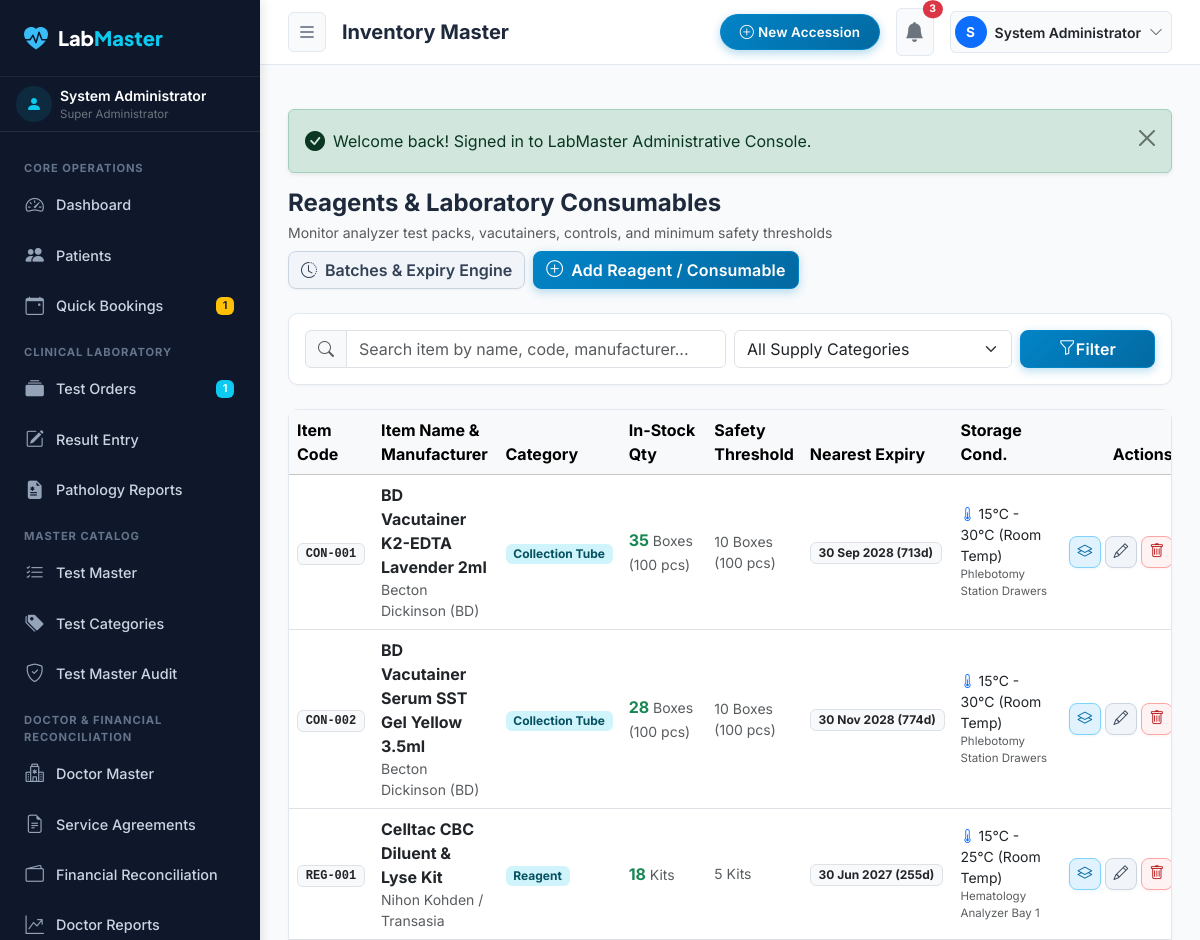
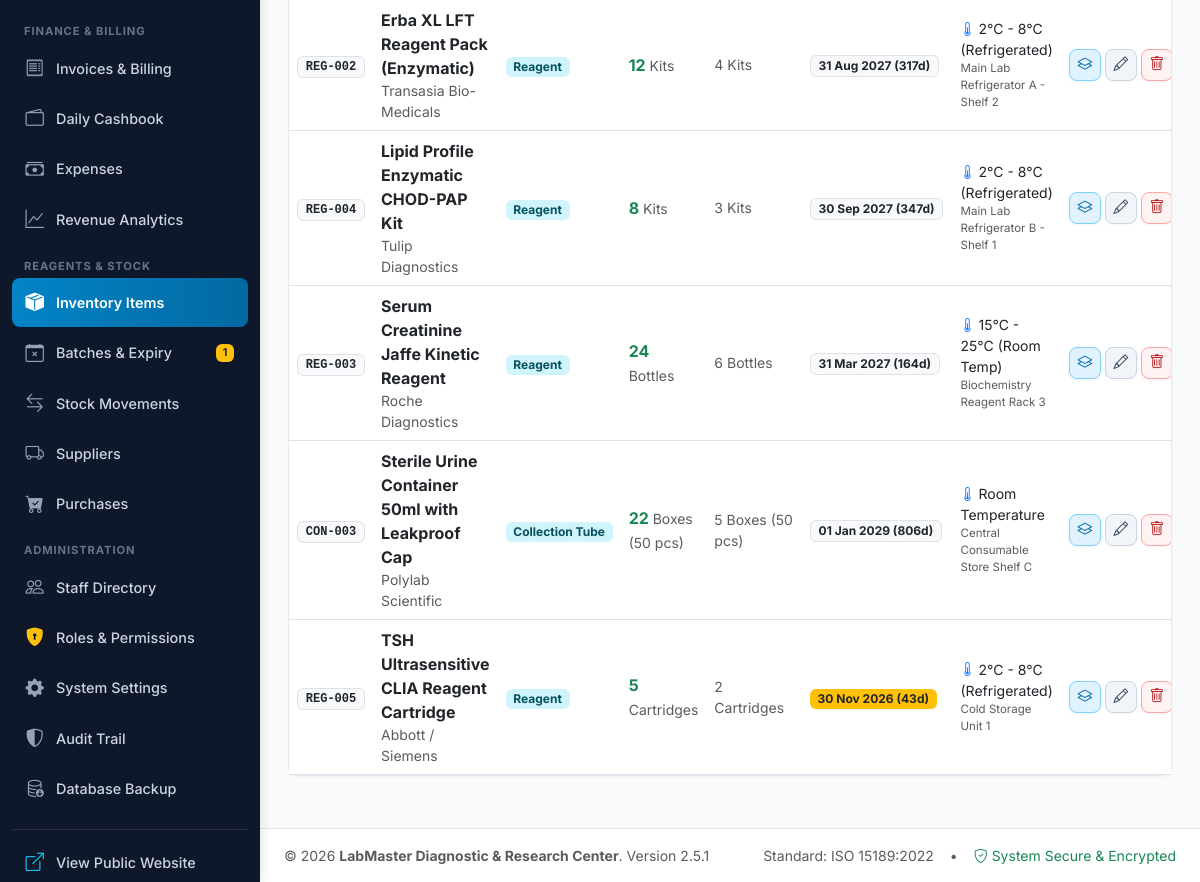
The page /admin/inventory/index.php (signed in) on the database its author committed (2 pictures, top to bottom).
### tables this page shows
CREATE TABLE `users` (
  `id` INT AUTO_INCREMENT PRIMARY KEY,
  `role_id` INT NOT NULL,
  `username` VARCHAR(50) NOT NULL UNIQUE,
  `email` VARCHAR(100) NOT NULL UNIQUE,
  `password_hash` VARCHAR(255) NOT NULL,
  `full_name` VARCHAR(100) NOT NULL,
  `phone` VARCHAR(20) NULL,
  `designation` VARCHAR(100) NULL,
  `qualification` VARCHAR(150) NULL,
  `registration_number` VARCHAR(50) NULL,
  `signature_image` VARCHAR(255) NULL,
  `is_active` TINYINT(1) DEFAULT 1,
  `failed_logins` INT DEFAULT 0,
  `lockout_until` DATETIME NULL,
  `last_login` DATETIME NULL,
  `created_at` TIMESTAMP DEFAULT CURRENT_TIMESTAMP,
  `updated_at` TIMESTAMP DEFAULT CURRENT_TIMESTAMP ON UPDATE CURRENT_TIMESTAMP,
  FOREIGN KEY (`role_id`) REFERENCES `roles`(`id`),
  INDEX (`username`),
  INDEX (`email`)
);

CREATE TABLE `roles` (
  `id` INT AUTO_INCREMENT PRIMARY KEY,
  `name` VARCHAR(50) NOT NULL UNIQUE,
  `slug` VARCHAR(50) NOT NULL UNIQUE,
  `description` VARCHAR(255) NULL,
  `is_system` TINYINT(1) DEFAULT 0,
  `created_at` TIMESTAMP DEFAULT CURRENT_TIMESTAMP
);

CREATE TABLE `inventory_items` (
  `id` INT AUTO_INCREMENT PRIMARY KEY,
  `item_code` VARCHAR(50) NOT NULL UNIQUE,
  `name` VARCHAR(150) NOT NULL,
  `category` ENUM('Reagent', 'Test Kit', 'Calibrator', 'Control', 'Collection Tube', 'Needle/Consumable', 'Chemical', 'Other') NOT NULL DEFAULT 'Reagent',
  `manufacturer` VARCHAR(100) NULL,
  `unit` VARCHAR(50) NOT NULL DEFAULT 'Bottles',
  `minimum_stock` INT NOT NULL DEFAULT 5,
  `current_stock` INT NOT NULL DEFAULT 0,
  `storage_temperature` VARCHAR(50) DEFAULT '2°C - 8°C (Refrigerated)',
  `storage_location` VARCHAR(100) DEFAULT 'Main Lab Refrigerator',
  `is_active` TINYINT(1) DEFAULT 1,
  `created_at` TIMESTAMP DEFAULT CURRENT_TIMESTAMP,
  INDEX (`item_code`),
  INDEX (`name`),
  INDEX (`category`)
);

### admin/inventory/index.php (the view, shortened to what the rows shown need)
<?php
$pageTitle = 'Inventory Master';
require_once dirname(__DIR__) . '/includes/auth_guard.php';
$sql = "SELECT i.*,
        (SELECT COUNT(*) FROM `inventory_batches` b WHERE b.item_id = i.id AND b.status = 'Active' AND b.current_quantity > 0) as active_batches,
        (SELECT MIN(b.expiry_date) FROM `inventory_batches` b WHERE b.item_id = i.id AND b.status IN ('Active', 'Near Expiry') AND b.current_quantity > 0) as nearest_expiry
        FROM `inventory_items` i
        WHERE i.is_active = 1";
$params = [];
$sql .= " ORDER BY (i.current_stock <= i.minimum_stock) DESC, i.name ASC";
$items = Database::fetchAll($sql, $params);
require_once dirname(__DIR__) . '/includes/header.php';
?>
<div class="d-flex flex-wrap justify-content-between align-items-center mb-4 gap-2">
  <div>
    <h2 class="h4 fw-bold mb-1">Reagents & Laboratory Consumables</h2>
  </div>
</div>
<div class="admin-card">
  <div class="admin-card-body p-0">
    <div class="table-responsive">
      <table class="table table-hover align-middle mb-0">
        <thead class="table-light">
          <tr>
            <th>Item Code</th>
            <th>Item Name & Manufacturer</th>
            <th>Category</th>
            <th>In-Stock Qty</th>
            <th>Safety Threshold</th>
            <th>Nearest Expiry</th>
            <th>Storage Cond.</th>
            <th class="text-end text-nowrap pe-3" style="width: 120px;">Actions</th>
          </tr>
        </thead>
        <tbody>
          <?php if (empty($items)): ?>
            <tr><td colspan="8" class="text-center text-muted py-5">No catalog items matching criteria.</td></tr>
          <?php else: ?>
            <?php foreach ($items as $it): ?>
              <?php $isLow = $it['current_stock'] <= $it['minimum_stock']; ?>
              <tr class="<?= $isLow ? 'table-danger bg-opacity-10' : '' ?>">
                <td><span class="badge bg-light text-dark border font-monospace"><?= e($it['item_code']) ?></span></td>
                <td>
                  <div class="fw-bold text-dark"><?= e($it['name']) ?></div>
                  <div class="text-muted small"><?= e($it['manufacturer'] ?: 'Standard Laboratory Supplier') ?></div>
                </td>
                <td><span class="badge bg-info-subtle text-info-emphasis"><?= e($it['category']) ?></span></td>
                <td>
                  <span class="fs-6 fw-bold <?= $isLow ? 'text-danger' : 'text-success' ?>">
                    <?= $it['current_stock'] ?>
                  </span>
                  <span class="text-muted small"><?= e($it['unit']) ?></span>
                </td>
                <td class="text-muted small"><?= $it['minimum_stock'] ?> <?= e($it['unit']) ?></td>
                <td>
                  <?php if ($it['nearest_expiry']): ?>
                    <?php
                    $daysLeft = ceil((strtotime($it['nearest_expiry']) - time()) / 86400);
                    $expBadge = $daysLeft <= 30 ? 'bg-danger text-white' : ($daysLeft <= 60 ? 'bg-warning text-dark' : 'bg-light text-dark border');
                    ?>
                    <span class="badge <?= $expBadge ?>">
                      <?= format_date($it['nearest_expiry']) ?> (<?= $daysLeft ?>d)
                    </span>
                  <?php else: ?>
                    <span class="text-muted small">No active batches</span>
                  <?php endif; ?>
                </td>
                <td class="small">
                  <div class="text-dark"><i class="bi bi-thermometer-half text-primary"></i> <?= e($it['storage_temperature']) ?></div>
                  <div class="text-muted" style="font-size: 0.72rem;"><?= e($it['storage_location']) ?></div>
                </td>
                <td class="text-end text-nowrap pe-3">
                  <div class="d-inline-flex align-items-center justify-content-end gap-1">
                    <a href="<?= ADMIN_URL ?>/inventory/batches.php?item_id=<?= $it['id'] ?>"
                       class="btn btn-sm btn-outline-primary btn-action-icon"
                       title="View Batches (<?= $it['active_batches'] ?>)">
                      <i class="bi bi-layers"></i>
                    </a>
                    <?php if (Auth::can('inventory.manage')): ?>
                    <button type="button"
                            class="btn btn-sm btn-outline-secondary btn-action-icon"
                            onclick='openEditItemModal(<?= htmlspecialchars(json_encode($it), ENT_QUOTES, "UTF-8") ?>)'
                            title="Edit Item Details">
                      <i class="bi bi-pencil"></i>
                    </button>
                    <?php endif; ?>
                    <?php if (Auth::can('inventory.manage')): ?>
                    <form method="POST" action="<?= ADMIN_URL ?>/inventory/index.php" class="d-inline m-0 p-0"
                          onsubmit="return confirm('Delete or deactivate item <?= e(addslashes($it['name'])) ?> (<?= e($it['item_code']) ?>)?');">
                      <button type="submit"
                              class="btn btn-sm btn-outline-danger btn-action-icon"
                              title="Delete Item">
                        <i class="bi bi-trash"></i>
                      </button>
                    </form>
                    <?php endif; ?>
                  </div>
                </td>
              </tr>
            <?php endforeach; ?>
          <?php endif; ?>
        </tbody>
      </table>
    </div>
  </div>
</div>
<?php require_once dirname(__DIR__) . '/includes/footer.php'; ?>

### admin/includes/header.php (shortened to what the rows shown need)
<?php
require_once __DIR__ . '/auth_guard.php';
$pageTitle = $pageTitle ?? 'Admin Control Center';
?>
<!DOCTYPE html>
<html lang="en">
<head>
  <link href="https://cdn.jsdelivr.net/npm/bootstrap@5.3.3/dist/css/bootstrap.min.css" rel="stylesheet">
  <link rel="stylesheet" href="https://cdn.jsdelivr.net/npm/bootstrap-icons@1.11.3/font/bootstrap-icons.min.css">
  <link rel="stylesheet" href="<?= ASSETS_URL ?>/css/admin.css?v=<?= APP_VERSION ?>">
</head>
<body class="admin-body">
  <?php require_once __DIR__ . '/sidebar.php'; ?>
  <div class="admin-wrapper">
    <header class="admin-topbar">
      <div class="d-flex align-items-center gap-3">
        <h1 class="h5 mb-0 fw-bold d-none d-md-block text-truncate" style="max-width: 450px;">
          <?= e($pageTitle) ?>
        </h1>
      </div>
      <div class="d-flex align-items-center gap-3">
        <div class="dropdown">
          <button class="btn btn-light border-0 d-flex align-items-center gap-2 p-1 pe-2 rounded-pill" type="button" data-bs-toggle="dropdown" aria-expanded="false">
            <div class="rounded-circle bg-primary text-white d-flex align-items-center justify-content-center" style="width: 32px; height: 32px; font-size: 0.85rem; font-weight: 700;">
              <?= strtoupper(substr($currentUser['full_name'], 0, 1)) ?>
            </div>
            <span class="small fw-semibold text-dark d-none d-md-inline"><?= e($currentUser['full_name']) ?></span>
            <i class="bi bi-chevron-down text-muted small"></i>
          </button>
        </div>
      </div>
    </header>
    <main class="admin-content">

### admin/includes/sidebar.php (shortened to what the rows shown need)
<aside class="admin-sidebar">
  <div class="px-3 py-2 border-bottom border-secondary border-opacity-25 d-flex align-items-center gap-2">
    <div class="overflow-hidden">
      <div class="text-white text-truncate fw-semibold small"><?= e($currentUser['full_name']) ?></div>
      <div class="text-secondary text-truncate" style="font-size: 0.72rem;"><?= e($currentUser['role_name']) ?></div>
    </div>
  </div>
</aside>

### rows shown on the page
users: full_name "System Administrator", role.name "Super Administrator", full_name "S"
inventory_items: item_code "CON-001", name "BD Vacutainer K2-EDTA Lavender 2ml", manufacturer "Becton Dickinson (BD)", category "Collection Tube", current_stock "35", unit "Boxes (100 pcs)", minimum_stock "10", nearest_expiry "30 Sep 2028", daysLeft "713", storage_temperature "15°C - 30°C (Room Temp)", storage_location "Phlebotomy Station Drawers"
inventory_items: item_code "CON-002", name "BD Vacutainer Serum SST Gel Yellow 3.5ml", manufacturer "Becton Dickinson (BD)", category "Collection Tube", current_stock "28", unit "Boxes (100 pcs)", minimum_stock "10", nearest_expiry "30 Nov 2028", daysLeft "774", storage_temperature "15°C - 30°C (Room Temp)", storage_location "Phlebotomy Station Drawers"
inventory_items: item_code "REG-001", name "Celltac CBC Diluent & Lyse Kit", manufacturer "Nihon Kohden / Transasia", category "Reagent", current_stock "18", unit "Kits", minimum_stock "5", nearest_expiry "30 Jun 2027", daysLeft "255", storage_temperature "15°C - 25°C (Room Temp)", storage_location "Hematology Analyzer Bay 1"
inventory_items: item_code "REG-002", name "Erba XL LFT Reagent Pack (Enzymatic)", manufacturer "Transasia Bio-Medicals", category "Reagent", current_stock "12", unit "Kits", minimum_stock "4", nearest_expiry "31 Aug 2027", daysLeft "317", storage_temperature "2°C - 8°C (Refrigerated)", storage_location "Main Lab Refrigerator A - Shelf 2"
inventory_items: item_code "REG-004", name "Lipid Profile Enzymatic CHOD-PAP Kit", manufacturer "Tulip Diagnostics", category "Reagent", current_stock "8", unit "Kits", minimum_stock "3", nearest_expiry "30 Sep 2027", daysLeft "347", storage_temperature "2°C - 8°C (Refrigerated)", storage_location "Main Lab Refrigerator B - Shelf 1"
inventory_items: item_code "REG-003", name "Serum Creatinine Jaffe Kinetic Reagent", manufacturer "Roche Diagnostics", category "Reagent", current_stock "24", unit "Bottles", minimum_stock "6", nearest_expiry "31 Mar 2027", daysLeft "164", storage_temperature "15°C - 25°C (Room Temp)", storage_location "Biochemistry Reagent Rack 3"
inventory_items: item_code "CON-003", name "Sterile Urine Container 50ml with Leakproof Cap", manufacturer "Polylab Scientific", category "Collection Tube", current_stock "22", unit "Boxes (50 pcs)", minimum_stock "5", nearest_expiry "01 Jan 2029", daysLeft "806", storage_temperature "Room Temperature", storage_location "Central Consumable Store Shelf C"
inventory_items: item_code "REG-005", name "TSH Ultrasensitive CLIA Reagent Cartridge", manufacturer "Abbott / Siemens", category "Reagent", current_stock "5", unit "Cartridges", minimum_stock "2", nearest_expiry "30 Nov 2026", daysLeft "43", storage_temperature "2°C - 8°C (Refrigerated)", storage_location "Cold Storage Unit 1"

### other values the page prints
$pendingBookingsCount "1"
$ordersProcessingCount "1"
$nearExpiryCount "1"
$pageTitle "Inventory Master"
$unreadNotifCount "3"
$flash['message'] "Welcome back! Signed in to LabMaster Administrative Console."
Settings::get('lab_name', 'LabMaster Diagnostics') "LabMaster Diagnostic & Research Center"
APP_VERSION "2.5.1"
